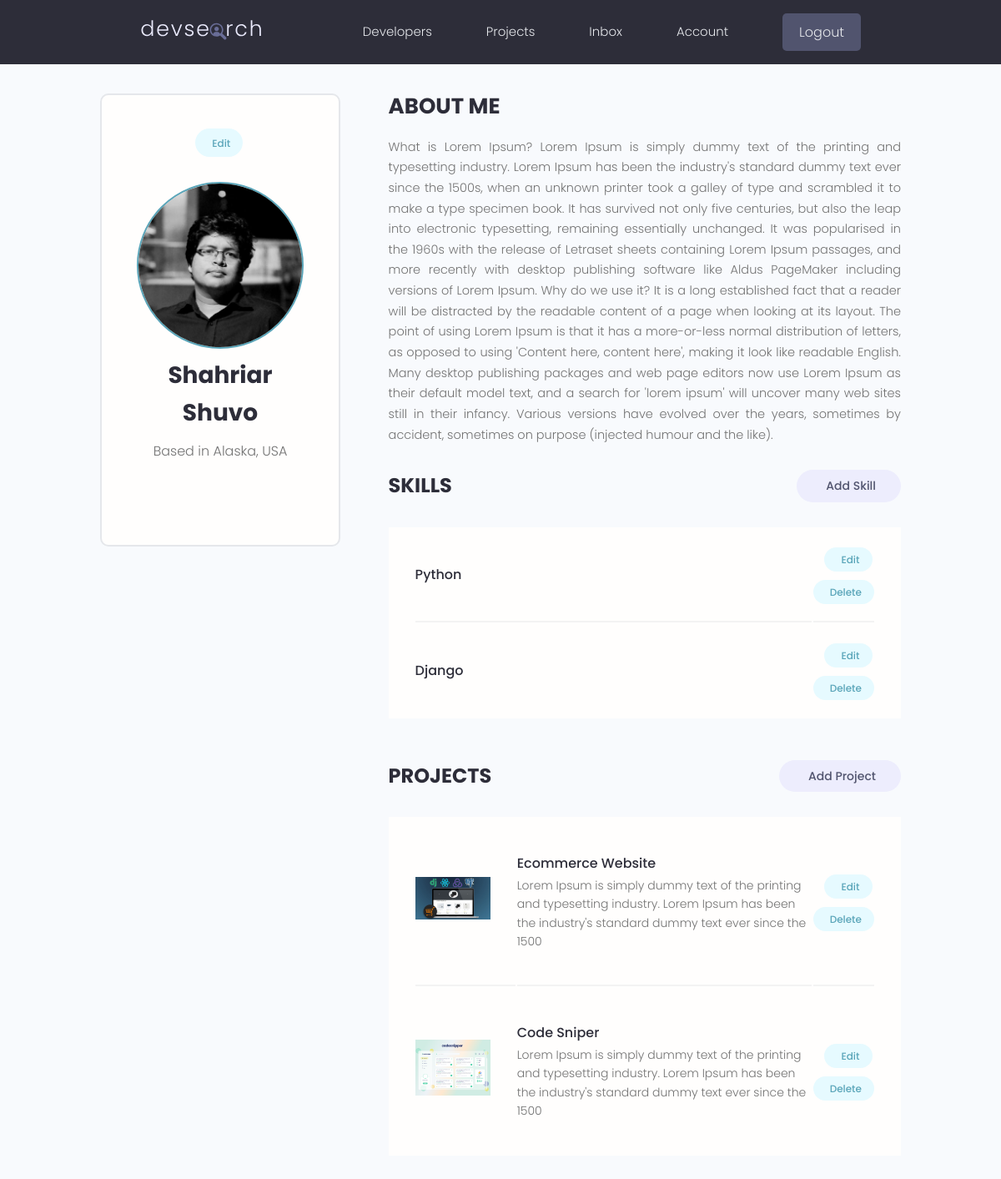
/account/ (signed in), run on the app's committed database.
### users/models.py (models this page shows, shortened)
class Profile(models.Model):
    user = models.OneToOneField(
        User, on_delete=models.CASCADE, null=True, blank=True)
    name = models.CharField(max_length=200, blank=True, null=True)
    email = models.EmailField(max_length=500, blank=True, null=True)
    username = models.CharField(max_length=200, blank=True, null=True)
    location = models.CharField(max_length=200, blank=True, null=True, default="Earth")
    short_intro = models.CharField(max_length=200, blank=True, null=True, default="This is a default bio. User has not added a bio yet.")
    bio = models.TextField(blank=True, null=True)
    profile_image = models.ImageField(
        null=True, blank=True, upload_to='profiles/', default="profiles/user-default.png")
    social_github = models.CharField(max_length=200, blank=True, null=True)
    social_twitter = models.CharField(max_length=200, blank=True, null=True)
    social_linkedin = models.CharField(max_length=200, blank=True, null=True)
    social_youtube = models.CharField(max_length=200, blank=True, null=True)
    social_website = models.CharField(max_length=200, blank=True, null=True)
    created = models.DateTimeField(auto_now_add=True)
    id = models.UUIDField(default=uuid.uuid4, unique=True,
                          primary_key=True, editable=False)
    class Meta:
        ordering = ['created']
    @property
    def imageURL(self):
        try:
            url = self.profile_image.url
        except:
            url = ''
        return url

class Skill(models.Model):
    owner = models.ForeignKey(
        Profile, on_delete=models.CASCADE, null=True, blank=True)
    name = models.CharField(max_length=200, blank=True, null=True)
    description = models.TextField(null=True, blank=True)
    created = models.DateTimeField(auto_now_add=True)
    id = models.UUIDField(default=uuid.uuid4, unique=True,
                          primary_key=True, editable=False)

### projects/models.py (models this page shows, shortened)
class Project(models.Model):
    owner = models.ForeignKey(
        Profile, null=True, blank=True, on_delete=models.CASCADE)
    title = models.CharField(max_length=200)
    description = models.TextField(null=True, blank=True)
    featured_image = models.ImageField(
        null=True, blank=True, default="default.jpg")
    demo_link = models.CharField(max_length=2000, null=True, blank=True)
    source_link = models.CharField(max_length=2000, null=True, blank=True)
    tags = models.ManyToManyField('Tag', blank=True)
    vote_total = models.IntegerField(default=0, null=True, blank=True)
    vote_ratio = models.IntegerField(default=0, null=True, blank=True)
    created = models.DateTimeField(auto_now_add=True)
    id = models.UUIDField(default=uuid.uuid4, unique=True,
                          primary_key=True, editable=False)
    class Meta:
        ordering = ['-vote_ratio', '-vote_total', 'title']
    @property
    def imageURL(self):
        try:
            url = self.featured_image.url
        except:
            url = ''
        return url

### users/views.py (the view)
# urls.py: path('account/', views.userAccount, name="account"),
@login_required(login_url='login')
def userAccount(request):
    profile = request.user.profile
    skills = profile.skill_set.all()
    projects = profile.project_set.all()
    context = {'profile': profile, 'skills': skills, 'projects': projects}
    return render(request, 'users/account.html', context)

### users/templates/users/account.html (shortened to what this page needs)
{% extends 'main.html' %}
{% block content %}
<main class="settingsPage profile my-md">
  <div class="container">
    <div class="layout">
      <div class="column column--1of3">
        <div class="card text-center">
          <div class="card__body dev">
            <a class="tag tag--pill tag--main settings__btn" href="{% url 'edit-account' %}">
              Edit</a>
            <img class="avatar avatar--xl dev__avatar" src="{{profile.imageURL}}" />
            <h2 class="dev__name">{{profile.name}}</h2>
            <p class="dev__location">Based in {{profile.location}}</p>
          </div>
        </div>
      </div>
      <div class="column column--2of3">
        <div class="devInfo">
          <h3 class="devInfo__title">About Me</h3>
          <p class="devInfo__about">{{profile.bio}}</p>
        </div>
        <div class="settings">
          <h3 class="settings__title">Skills</h3>
          <a class="tag tag--pill tag--sub settings__btn tag--lg" href="{% url 'create-skill' %}"> Add Skill</a>
        </div>
        <table class="settings__table">
          {% for skill in skills %}
          <tr>
            <td class="settings__tableInfo">
              <h4>{{skill.name}}</h4>
            </td>
            <td class="settings__tableActions">
              <a class="tag tag--pill tag--main settings__btn" href="{% url 'update-skill' skill.id %}"> Edit</a>
              <a class="tag tag--pill tag--main settings__btn" href="{% url 'delete-skill' skill.id %}?next=/account">
                Delete</a>
            </td>
          </tr>
          {% endfor %}
        </table>
        <div class="settings">
          <h3 class="settings__title">Projects</h3>
          <a class="tag tag--pill tag--sub settings__btn tag--lg" href="{% url 'create-project' %}"> Add Project</a>
        </div>
        <table class="settings__table">
          {% for project in projects %}
          <tr>
            <td class="settings__thumbnail">
              <a href="{% url 'project' project.id %}"><img src="{{project.imageURL}}" alt="Project Thumbnail" /></a>
            </td>
            <td class="settings__tableInfo">
              <a href="{% url 'project' project.id %}">{{project.title}}</a>
              <p>{{project.description|slice:"150"}}</p>
            </td>
            <td class="settings__tableActions">
              <a class="tag tag--pill tag--main settings__btn" href="{% url 'update-project' project.id %}"> Edit</a>
              <a class="tag tag--pill tag--main settings__btn"
                href="{% url 'delete-project'  project.id %}?next=/account">
                Delete</a>
            </td>
          </tr>
          {% endfor %}
        </table>
      </div>
    </div>
  </div>
</main>
{% endblock %}

### static/styles/app.css (style rules this page uses)
:root { --color-sub: #2d2d39; }
.card { border: 2px solid var(--color-light); }
img { width: 100%; }
.profile .card > .dev { padding: 4rem; }
.dev__avatar { display: block; margin: auto; }
.dev__name { color: var(--color-sub); font-size: 2.8rem; font-weight: 700; margin-top: 1rem; margin-bottom: 0.5rem; }
.dev__location { margin-top: 1rem; }
.devInfo { margin-bottom: 3rem; }
.devInfo__title, .devInfo__subtitle { font-size: 2.6rem; color: var(--color-sub); text-transform: uppercase; font-weight: 700; margin-bottom: 1.5rem; }
.devInfo__about, .devSkill__info { font-size: 1.45rem; line-height: 1.7; text-align: justify; }
.settingsPage .dev > .settings__btn { display: inline-block; margin-bottom: 3rem; }
.settings { display: flex; justify-content: space-between; align-items: center; }
.settings__title { font-size: 2.4rem; text-transform: uppercase; font-weight: 700; color: var(--color-sub); }
.settings__table { margin-top: 3rem; margin-bottom: 5rem; padding: 0 3rem; background: var(--color-white); }
.settings__table tr { width: 100%; }
.settings__table tr > td { padding: 2rem 0; }
.settings__table tr:not(:last-child) td { border-bottom: 2px solid var(--color-white-light); }
.settings__thumbnail { width: 23%; min-width: 10rem; }
.settings__thumbnail img { padding-right: 3rem; height: 15rem; object-fit: contain; }
.settings__tableInfo { width: 100%; }
.settings__tableInfo h4, .settings__tableInfo a { padding-right: 1rem; width: auto; font-size: 1.6rem; font-weight: 500; color: var(--color-sub); }
.settings__tableInfo p { font-size: 1.4rem; }
.settings__tableActions { text-align: right; }

### static/uikit/styles/modules/_variables.css (style rules this page uses)
:root { --color-main: #5aa5b9; --color-main-light: #e6faff; --color-sub: #3f4156; --color-sub-light: #51546e; --color-sub-lighter: #ededfd; --color-text: #737373; --color-gray: #8b8b8b; --color-light: #e5e7eb; --color-light-gray: #767676; --color-bg: #f8fafd; --color-white: #fffefd; --color-white-light: #f3f3f3; --color-success: #359e64; --color-success-bg: #def8e8; --color-error: #fc4b0b; --color-error-bg: #fff2ee; --font-base: 'Poppins', arial, helvetica, 'Segoe UI', roboto, ubuntu, sans-serif; --font-monospace: 'Fira Code', 'Courier New', courier, monospace; --font-regular: 300; --font-medium: 500; --font-bold: 700; --generic-shadow: 1px 1px 5px #00000010; --generic-transition: all 0.3s ease-in-out; }

### static/uikit/styles/modules/_base.css (style rules this page uses)
* { margin: 0; padding: 0; box-sizing: border-box; text-rendering: optimizeLegibility; color: inherit; font-size: inherit; }
html { font-size: 50%; }
@media only screen and (min-width: 480px) { html { font-size: 56.25%; } }
@media only screen and (min-width: 1200px) { html { font-size: 62.5%; } }
body { line-height: 1.6; font-weight: 400; font-size: 1.5rem; color: var(--color-text); background-color: var(--color-bg); min-height: 100vh; }

### static/uikit/styles/modules/_typography.css (style rules this page uses)
* { font-family: var(--font-base); }
h2 { font-size: 3.6rem; font-weight: var(--font-bold); }
h3 { font-size: 3.2rem; font-weight: var(--font-medium); }
h4 { font-size: 2.8rem; font-weight: var(--font-medium); }
p, span, strong { font-size: 1.6rem; color: var(--color-text); font-weight: var(--font-regular); }
a { padding-bottom: 2px; text-decoration: none; display: inline-block; color: var(--color-main); font-weight: var(--font-medium); }

### static/uikit/styles/modules/_utilities.css (style rules this page uses)
.container { width: 92%; max-width: 165rem; margin: 0 auto; box-sizing: border-box; }
@media screen and (min-width: 1000px) { .container { width: 90%; } }
@media screen and (min-width: 1200px) { .container { width: 80%; } }
.text-center { text-align: center; }
.my-md { margin: 3rem auto; }

### static/uikit/styles/modules/_avatar.css (style rules this page uses)
.avatar { border-radius: 50%; border: 2px solid var(--color-main); object-fit: cover; }
.avatar--xl { height: 20rem; width: 20rem; }

### static/uikit/styles/modules/_card.css (style rules this page uses)
.card { border-radius: 1rem; background-color: var(--color-white); border: 1.5px solid var(--color-light); width: auto; height: auto; margin-top: 0.5rem; margin-bottom: 0.5rem; overflow: hidden; }
.card__body, .card__header { padding: 2rem 2.5rem; }

### static/uikit/styles/modules/_layout.css (style rules this page uses)
.layout { display: flex; flex-flow: row wrap; justify-content: space-between; }
.layout > .column { margin-bottom: 3rem; }
.layout > .column.column--1of3 { flex-basis: 30%; }
.layout > .column.column--2of3 { flex-basis: 64%; }

### data on the page
Profile: imageURL (picture), name "Shahriar Shuvo", location "Alaska, USA", bio "What is Lorem Ipsum? Lorem Ipsum is simply dummy text of the printing and typesetting industry. Lorem Ipsum has been the industry's standard dummy text ever since the 1500s, when an unknown printer took a galley of type and scrambled it to make a type specimen book. It has survived not only five centuries, but also the leap into electronic typesetting, remaining essentially unchanged. It was popularised in the 1960s with the release of Letraset sheets containing Lorem Ipsum passages, and more recently with desktop publishing software like Aldus PageMaker including versions of Lorem Ipsum. Why do we use it? It is a long established fact that a reader will be distracted by the readable…"
Skill: name "Python"
Skill: name "Django"
Project: imageURL (picture), title "Ecommerce Website", description "Lorem Ipsum is simply dummy text of the printing and typesetting industry. Lorem Ipsum has been the industry's standard dummy text ever since the 1500"
Project: imageURL (picture), title "Code Sniper", description "Lorem Ipsum is simply dummy text of the printing and typesetting industry. Lorem Ipsum has been the industry's standard dummy text ever since the 1500"
